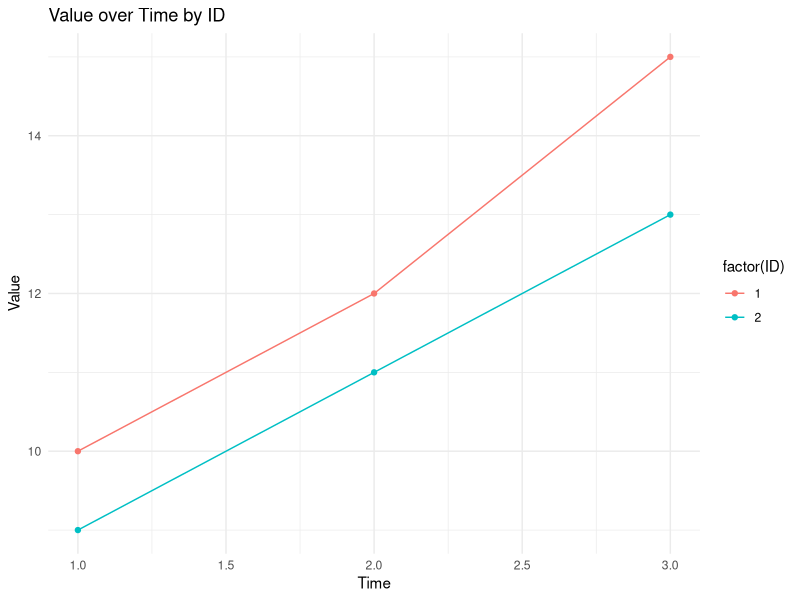
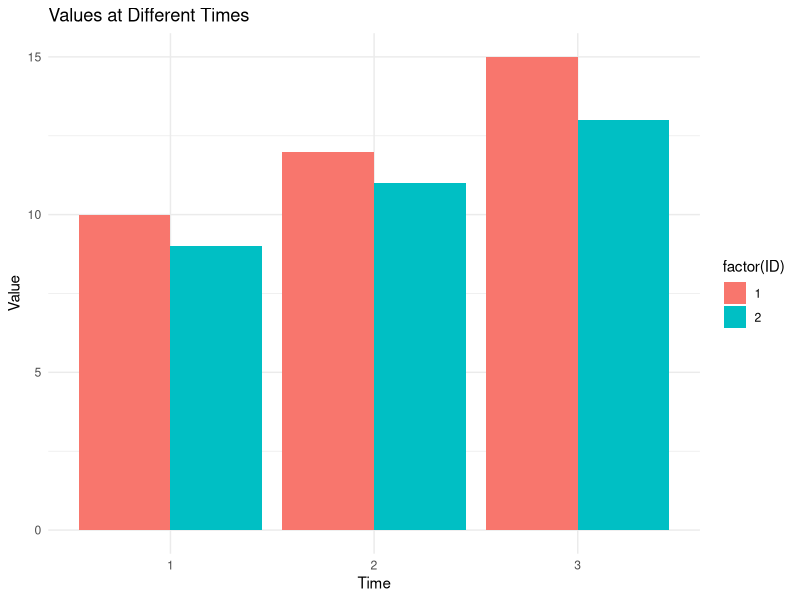
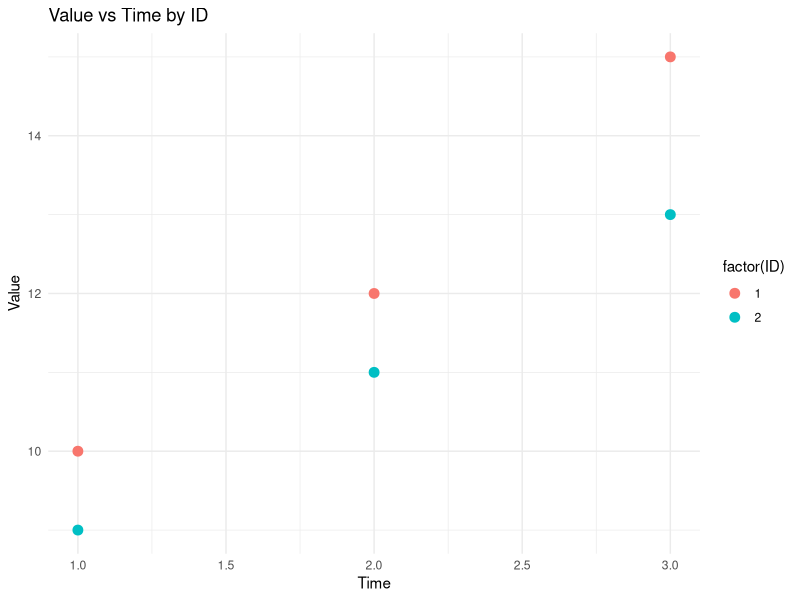
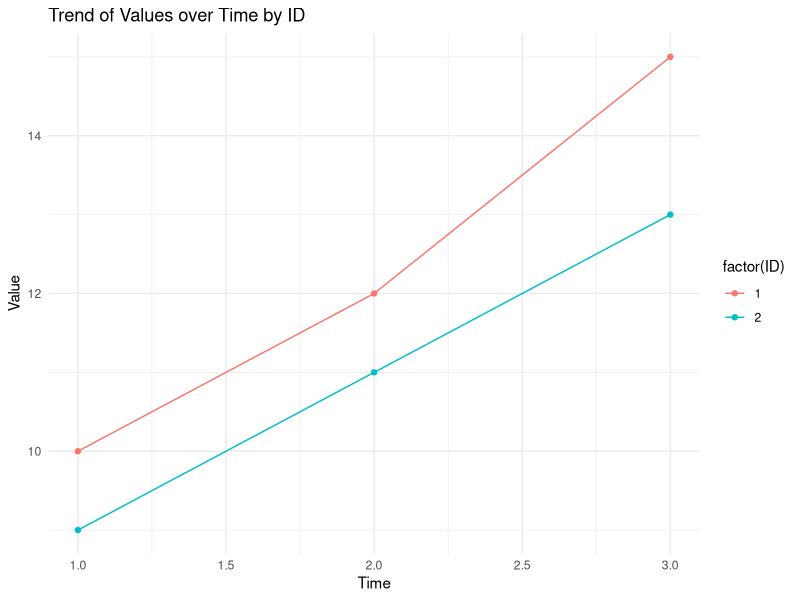
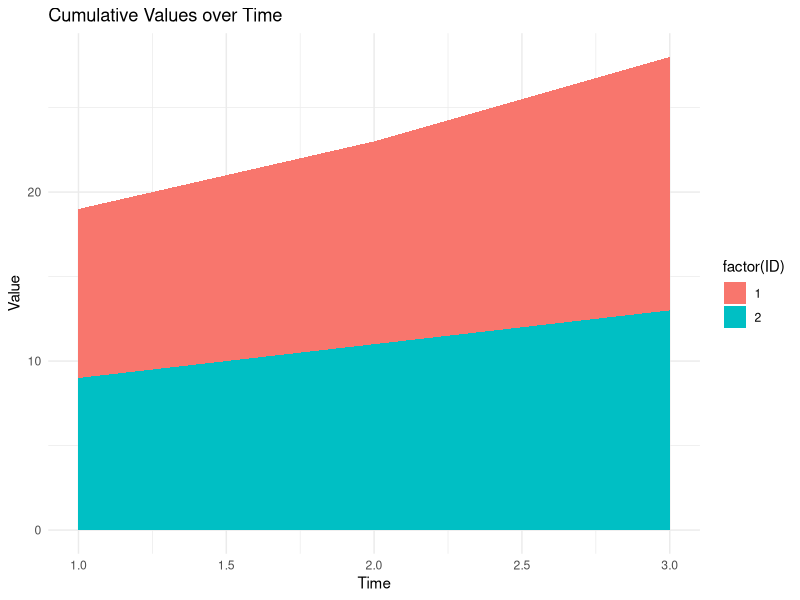

These charts were generated, in order, by the following R code:
library(ggplot2)

# Example data
data <- data.frame(
  ID = c(1, 1, 1, 2, 2, 2),
  Time = c(1, 2, 3, 1, 2, 3),
  Value = c(10, 12, 15, 9, 11, 13)
)

# Line plot
ggplot(data, aes(x = Time, y = Value, color = factor(ID), group = ID)) +
  geom_line() + geom_point() +
  labs(title = "Value over Time by ID", x = "Time", y = "Value") +
  theme_minimal()
# Grouped bar plot
ggplot(data, aes(x = factor(Time), y = Value, fill = factor(ID))) +
  geom_bar(stat = "identity", position = "dodge") +
  labs(title = "Values at Different Times", x = "Time", y = "Value") +
  theme_minimal()
# Scatter plot
ggplot(data, aes(x = Time, y = Value, color = factor(ID))) +
  geom_point(size = 3) +
  labs(title = "Value vs Time by ID", x = "Time", y = "Value") +
  theme_minimal()
# Connected scatter plot
ggplot(data, aes(x = Time, y = Value, color = factor(ID), group = ID)) +
  geom_line() + geom_point() +
  labs(title = "Trend of Values over Time by ID", x = "Time", y = "Value") +
  theme_minimal()
# Stacked area chart
ggplot(data, aes(x = Time, y = Value, fill = factor(ID))) +
  geom_area() +
  labs(title = "Cumulative Values over Time", x = "Time", y = "Value") +
  theme_minimal()
